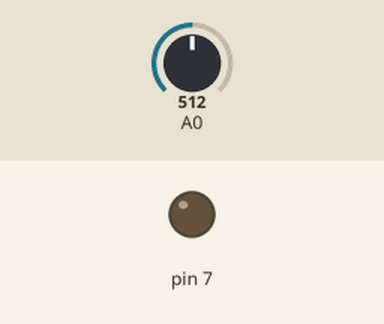
Bench run of a sketch on a simulated Arduino Uno, built with avr-gcc and run on an emulated ATmega328P. Parts: output pins drawn as LEDs (lit = HIGH). The inputs (shaded band) are chosen by the test bench; at power-on: A0 = 512.

Above: at 1.2 s.
1.3 s: A0 set to 416
2.8 s: A0 set to 390
At 3.2 s:
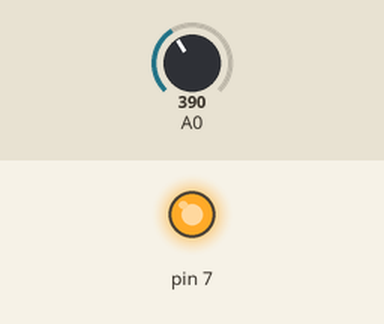
4.3 s: A0 set to 410
At 5.5 s:
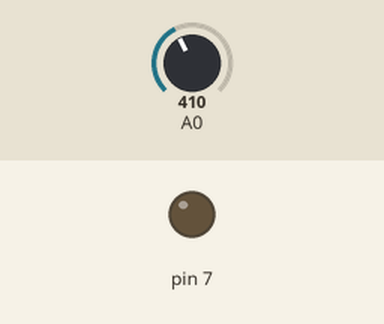
5.8 s: A0 set to 306
At 6.7 s:
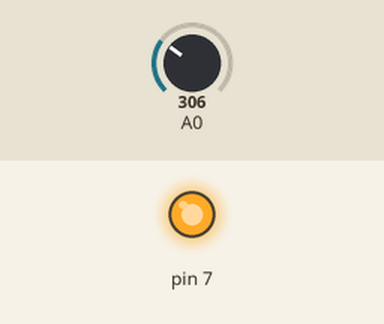
Timing chart, 0 to 8.3 s (numbered marks = the images above; inputs shaded):
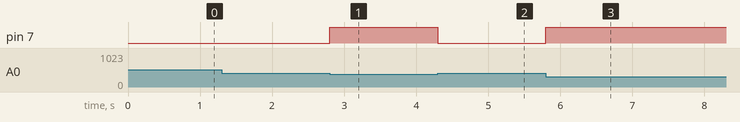

Measured:
- the behaviour switches between 400 and 399 on A0 (found by bisection; images 0 and 1)
- after the input at 1.3 s, every drawn part: stays the same
- after the input at 2.8 s, pin 7: LOW → HIGH at once
- after the input at 4.3 s, pin 7: HIGH → LOW at once
- after the input at 5.8 s, pin 7: LOW → HIGH at once

The sketch:

pen.ino
```cpp
void setup() {
  // put your setup code here, to run once:
pinMode(A0,INPUT);
pinMode(7, OUTPUT);
}

void loop() {
  // put your main code here, to run repeatedly:
int A0=analogRead(A0);

if (A0<400){
  digitalWrite( 7, HIGH );
}else{
  digitalWrite( 7, LOW );
};
}
```
